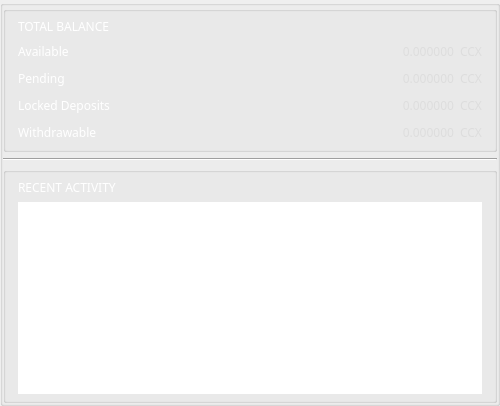
          <widget class="QGroupBox" name="ov_leftBox">
           <property name="sizePolicy">
            <sizepolicy hsizetype="Preferred" vsizetype="Expanding">
             <horstretch>0</horstretch>
             <verstretch>0</verstretch>
            </sizepolicy>
           </property>
           <property name="minimumSize">
            <size>
             <width>500</width>
             <height>0</height>
            </size>
           </property>
           <property name="maximumSize">
            <size>
             <width>500</width>
             <height>16777215</height>
            </size>
           </property>
           <property name="styleSheet">
            <string notr="true"/>
           </property>
           <layout class="QVBoxLayout" name="verticalLayout_4">
            <property name="spacing">
             <number>6</number>
            </property>
            <property name="leftMargin">
             <number>0</number>
            </property>
            <property name="topMargin">
             <number>0</number>
            </property>
            <property name="rightMargin">
             <number>0</number>
            </property>
            <property name="bottomMargin">
             <number>0</number>
            </property>
            <item>
             <widget class="QGroupBox" name="ov_fundsBox">
              <property name="sizePolicy">
               <sizepolicy hsizetype="Preferred" vsizetype="Preferred">
                <horstretch>0</horstretch>
                <verstretch>0</verstretch>
               </sizepolicy>
              </property>
              <property name="styleSheet">
               <string notr="true"/>
              </property>
              <property name="title">
               <string/>
              </property>
              <layout class="QGridLayout" name="gridLayout_4">
               <property name="leftMargin">
                <number>12</number>
               </property>
               <property name="topMargin">
                <number>6</number>
               </property>
               <property name="rightMargin">
                <number>12</number>
               </property>
               <property name="bottomMargin">
                <number>6</number>
               </property>
               <property name="spacing">
                <number>6</number>
               </property>
               <item row="2" column="0">
                <widget class="QLabel" name="label_available">
                 <property name="sizePolicy">
                  <sizepolicy hsizetype="Expanding" vsizetype="Preferred">
                   <horstretch>0</horstretch>
                   <verstretch>0</verstretch>
                  </sizepolicy>
                 </property>
                 <property name="minimumSize">
                  <size>
                   <width>0</width>
                   <height>21</height>
                  </size>
                 </property>
                 <property name="font">
                  <font>
                   <family>Poppins</family>
                  </font>
                 </property>
                 <property name="styleSheet">
                  <string notr="true">color: #fff;</string>
                 </property>
                 <property name="text">
                  <string>Available</string>
                 </property>
                </widget>
               </item>
               <item row="5" column="0">
                <widget class="QLabel" name="m_depositsUnlockedTitle">
                 <property name="sizePolicy">
                  <sizepolicy hsizetype="Expanding" vsizetype="Preferred">
                   <horstretch>0</horstretch>
                   <verstretch>0</verstretch>
                  </sizepolicy>
                 </property>
                 <property name="minimumSize">
                  <size>
                   <width>0</width>
                   <height>21</height>
                  </size>
                 </property>
                 <property name="font">
                  <font>
                   <family>Poppins</family>
                  </font>
                 </property>
                 <property name="styleSheet">
                  <string notr="true">color: #fff;</string>
                 </property>
                 <property name="text">
                  <string>Withdrawable</string>
                 </property>
                </widget>
               </item>
               <item row="3" column="2">
                <widget class="QLabel" name="m_tickerLabel1_2">
                 <property name="sizePolicy">
                  <sizepolicy hsizetype="Preferred" vsizetype="Preferred">
                   <horstretch>0</horstretch>
                   <verstretch>0</verstretch>
                  </sizepolicy>
                 </property>
                 <property name="minimumSize">
                  <size>
                   <width>0</width>
                   <height>21</height>
                  </size>
                 </property>
                 <property name="font">
                  <font>
                   <family>Poppins</family>
                  </font>
                 </property>
                 <property name="styleSheet">
                  <string notr="true">color: #ddd;</string>
                 </property>
                 <property name="text">
                  <string notr="true">CCX</string>
                 </property>
                </widget>
               </item>
               <item row="3" column="1">
                <widget class="QLabel" name="m_lockedBalance">
                 <property name="minimumSize">
                  <size>
                   <width>0</width>
                   <height>21</height>
                  </size>
                 </property>
                 <property name="font">
                  <font>
                   <family>Poppins</family>
                  </font>
                 </property>
                 <property name="styleSheet">
                  <string notr="true">color: #ddd;</string>
                 </property>
                 <property name="text">
                  <string notr="true">0.000000</string>
                 </property>
                 <property name="alignment">
                  <set>Qt::AlignRight|Qt::AlignTrailing|Qt::AlignVCenter</set>
                 </property>
                </widget>
               </item>
               <item row="2" column="2">
                <widget class="QLabel" name="m_tickerLabel1">
                 <property name="sizePolicy">
                  <sizepolicy hsizetype="Preferred" vsizetype="Preferred">
                   <horstretch>0</horstretch>
                   <verstretch>0</verstretch>
                  </sizepolicy>
                 </property>
                 <property name="minimumSize">
                  <size>
                   <width>0</width>
                   <height>21</height>
                  </size>
                 </property>
                 <property name="font">
                  <font>
                   <family>Poppins</family>
                  </font>
                 </property>
                 <property name="styleSheet">
                  <string notr="true">color: #ddd;</string>
                 </property>
                 <property name="text">
                  <string notr="true">CCX</string>
                 </property>
                </widget>
               </item>
               <item row="4" column="2">
                <widget class="QLabel" name="m_tickerLabel2">
                 <property name="sizePolicy">
                  <sizepolicy hsizetype="Preferred" vsizetype="Preferred">
                   <horstretch>0</horstretch>
                   <verstretch>0</verstretch>
                  </sizepolicy>
                 </property>
                 <property name="minimumSize">
                  <size>
                   <width>0</width>
                   <height>21</height>
                  </size>
                 </property>
                 <property name="font">
                  <font>
                   <family>Poppins</family>
                  </font>
                 </property>
                 <property name="styleSheet">
                  <string notr="true">color: #ddd;</string>
                 </property>
                 <property name="text">
                  <string notr="true">CCX</string>
                 </property>
                </widget>
               </item>
               <item row="2" column="1">
                <widget class="QLabel" name="m_actualBalanceLabel">
                 <property name="minimumSize">
                  <size>
                   <width>0</width>
                   <height>21</height>
                  </size>
                 </property>
                 <property name="font">
                  <font>
                   <family>Poppins</family>
                  </font>
                 </property>
                 <property name="styleSheet">
                  <string notr="true">color: #ddd;</string>
                 </property>
                 <property name="text">
                  <string notr="true">0.000000</string>
                 </property>
                 <property name="alignment">
                  <set>Qt::AlignRight|Qt::AlignTrailing|Qt::AlignVCenter</set>
                 </property>
                </widget>
               </item>
               <item row="0" column="0" colspan="2">
                <widget class="QLabel" name="title_totalBalance">
                 <property name="minimumSize">
                  <size>
                   <width>250</width>
                   <height>0</height>
                  </size>
                 </property>
                 <property name="maximumSize">
                  <size>
                   <width>250</width>
                   <height>16777215</height>
                  </size>
                 </property>
                 <property name="font">
                  <font>
                   <family>Poppins</family>
                  </font>
                 </property>
                 <property name="styleSheet">
                  <string notr="true">color: #fff;</string>
                 </property>
                 <property name="text">
                  <string>TOTAL BALANCE</string>
                 </property>
                </widget>
               </item>
               <item row="5" column="2">
                <widget class="QLabel" name="m_tickerLabel4">
                 <property name="sizePolicy">
                  <sizepolicy hsizetype="Preferred" vsizetype="Preferred">
                   <horstretch>0</horstretch>
                   <verstretch>0</verstretch>
                  </sizepolicy>
                 </property>
                 <property name="minimumSize">
                  <size>
                   <width>0</width>
                   <height>21</height>
                  </size>
                 </property>
                 <property name="font">
                  <font>
                   <family>Poppins</family>
                  </font>
                 </property>
                 <property name="styleSheet">
                  <string notr="true">color: #ddd;</string>
                 </property>
                 <property name="text">
                  <string notr="true">CCX</string>
                 </property>
                </widget>
               </item>
               <item row="3" column="0">
                <widget class="QLabel" name="label_pending">
                 <property name="sizePolicy">
                  <sizepolicy hsizetype="Expanding" vsizetype="Preferred">
                   <horstretch>0</horstretch>
                   <verstretch>0</verstretch>
                  </sizepolicy>
                 </property>
                 <property name="minimumSize">
                  <size>
                   <width>0</width>
                   <height>21</height>
                  </size>
                 </property>
                 <property name="font">
                  <font>
                   <family>Poppins</family>
                  </font>
                 </property>
                 <property name="styleSheet">
                  <string notr="true">color: #fff;</string>
                 </property>
                 <property name="text">
                  <string>Pending</string>
                 </property>
                </widget>
               </item>
               <item row="4" column="0">
                <widget class="QLabel" name="label_lockedDeposits">
                 <property name="sizePolicy">
                  <sizepolicy hsizetype="Expanding" vsizetype="Preferred">
                   <horstretch>0</horstretch>
                   <verstretch>0</verstretch>
                  </sizepolicy>
                 </property>
                 <property name="minimumSize">
                  <size>
                   <width>0</width>
                   <height>21</height>
                  </size>
                 </property>
                 <property name="font">
                  <font>
                   <family>Poppins</family>
                  </font>
                 </property>
                 <property name="styleSheet">
                  <string notr="true">color: #fff;</string>
                 </property>
                 <property name="text">
                  <string>Locked Deposits</string>
                 </property>
                </widget>
               </item>
               <item row="4" column="1">
                <widget class="QLabel" name="m_lockedDeposits">
                 <property name="minimumSize">
                  <size>
                   <width>0</width>
                   <height>21</height>
                  </size>
                 </property>
                 <property name="font">
                  <font>
                   <family>Poppins</family>
                  </font>
                 </property>
                 <property name="styleSheet">
                  <string notr="true">color: #ddd;</string>
                 </property>
                 <property name="text">
                  <string notr="true">0.000000</string>
                 </property>
                 <property name="alignment">
                  <set>Qt::AlignRight|Qt::AlignTrailing|Qt::AlignVCenter</set>
                 </property>
                </widget>
               </item>
               <item row="5" column="1">
                <widget class="QLabel" name="m_unlockedDeposits">
                 <property name="minimumSize">
                  <size>
                   <width>0</width>
                   <height>21</height>
                  </size>
                 </property>
                 <property name="font">
                  <font>
                   <family>Poppins</family>
                  </font>
                 </property>
                 <property name="styleSheet">
                  <string notr="true">color: #ddd;</string>
                 </property>
                 <property name="text">
                  <string notr="true">0.000000</string>
                 </property>
                 <property name="alignment">
                  <set>Qt::AlignRight|Qt::AlignTrailing|Qt::AlignVCenter</set>
                 </property>
                </widget>
               </item>
              </layout>
             </widget>
            </item>
            <item>
             <widget class="Line" name="line">
              <property name="styleSheet">
               <string notr="true">border-bottom: 1px solid #444;</string>
              </property>
              <property name="orientation">
               <enum>Qt::Horizontal</enum>
              </property>
             </widget>
            </item>
            <item>
             <widget class="QGroupBox" name="ov_recentBox">
              <property name="sizePolicy">
               <sizepolicy hsizetype="Preferred" vsizetype="Expanding">
                <horstretch>0</horstretch>
                <verstretch>0</verstretch>
               </sizepolicy>
              </property>
              <property name="minimumSize">
               <size>
                <width>175</width>
                <height>0</height>
               </size>
              </property>
              <property name="styleSheet">
               <string notr="true"/>
              </property>
              <property name="title">
               <string/>
              </property>
              <layout class="QGridLayout" name="gridLayout_13">
               <property name="leftMargin">
                <number>12</number>
               </property>
               <property name="topMargin">
                <number>6</number>
               </property>
               <property name="rightMargin">
                <number>12</number>
               </property>
               <property name="bottomMargin">
                <number>6</number>
               </property>
               <property name="spacing">
                <number>6</number>
               </property>
               <item row="1" column="0">
                <widget class="QLabel" name="title_recent">
                 <property name="font">
                  <font>
                   <family>Poppins</family>
                  </font>
                 </property>
                 <property name="styleSheet">
                  <string notr="true">color: #fff;</string>
                 </property>
                 <property name="text">
                  <string>RECENT ACTIVITY</string>
                 </property>
                </widget>
               </item>
               <item row="2" column="0">
                <widget class="QTreeView" name="m_recentTransactionsView">
                 <property name="sizePolicy">
                  <sizepolicy hsizetype="Preferred" vsizetype="Expanding">
                   <horstretch>0</horstretch>
                   <verstretch>0</verstretch>
                  </sizepolicy>
                 </property>
                 <property name="minimumSize">
                  <size>
                   <width>311</width>
                   <height>3</height>
                  </size>
                 </property>
                 <property name="maximumSize">
                  <size>
                   <width>16777215</width>
                   <height>16777215</height>
                  </size>
                 </property>
                 <property name="font">
                  <font>
                   <family>Poppins</family>
                   <pointsize>10</pointsize>
                  </font>
                 </property>
                 <property name="focusPolicy">
                  <enum>Qt::NoFocus</enum>
                 </property>
                 <property name="styleSheet">
                  <string notr="true"/>
                 </property>
                 <property name="frameShape">
                  <enum>QFrame::NoFrame</enum>
                 </property>
                 <property name="verticalScrollBarPolicy">
                  <enum>Qt::ScrollBarAlwaysOff</enum>
                 </property>
                 <property name="horizontalScrollBarPolicy">
                  <enum>Qt::ScrollBarAlwaysOff</enum>
                 </property>
                 <property name="autoScrollMargin">
                  <number>1</number>
                 </property>
                 <property name="editTriggers">
                  <set>QAbstractItemView::NoEditTriggers</set>
                 </property>
                 <property name="alternatingRowColors">
                  <bool>true</bool>
                 </property>
                 <property name="selectionMode">
                  <enum>QAbstractItemView::NoSelection</enum>
                 </property>
                 <property name="indentation">
                  <number>0</number>
                 </property>
                 <property name="rootIsDecorated">
                  <bool>false</bool>
                 </property>
                 <property name="uniformRowHeights">
                  <bool>true</bool>
                 </property>
                 <property name="itemsExpandable">
                  <bool>false</bool>
                 </property>
                 <property name="headerHidden">
                  <bool>true</bool>
                 </property>
                 <property name="expandsOnDoubleClick">
                  <bool>false</bool>
                 </property>
                </widget>
               </item>
              </layout>
             </widget>
            </item>
           </layout>
          </widget>
